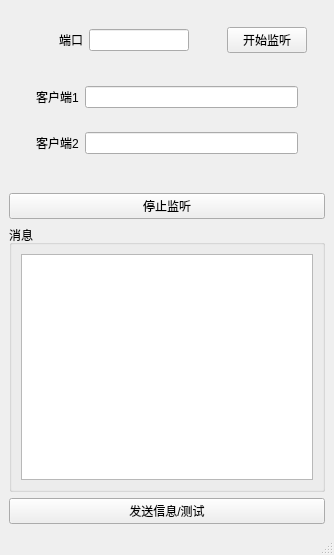
<?xml version="1.0" encoding="UTF-8"?>
<ui version="4.0">
 <class>MainWindow</class>
 <widget class="QMainWindow" name="MainWindow">
  <property name="geometry">
   <rect>
    <x>0</x>
    <y>0</y>
    <width>334</width>
    <height>555</height>
   </rect>
  </property>
  <property name="windowTitle">
   <string>MainWindow</string>
  </property>
  <widget class="QWidget" name="centralwidget">
   <layout class="QVBoxLayout" name="verticalLayout_4">
    <item>
     <widget class="QWidget" name="widget_5" native="true">
      <layout class="QVBoxLayout" name="verticalLayout_3">
       <item>
        <widget class="QWidget" name="widget" native="true">
         <layout class="QHBoxLayout" name="horizontalLayout">
          <item>
           <spacer name="horizontalSpacer_2">
            <property name="orientation">
             <enum>Qt::Horizontal</enum>
            </property>
            <property name="sizeHint" stdset="0">
             <size>
              <width>40</width>
              <height>20</height>
             </size>
            </property>
           </spacer>
          </item>
          <item>
           <widget class="QLabel" name="port_label">
            <property name="text">
             <string>端口</string>
            </property>
           </widget>
          </item>
          <item>
           <widget class="QLineEdit" name="port_line"/>
          </item>
          <item>
           <spacer name="horizontalSpacer">
            <property name="orientation">
             <enum>Qt::Horizontal</enum>
            </property>
            <property name="sizeHint" stdset="0">
             <size>
              <width>40</width>
              <height>20</height>
             </size>
            </property>
           </spacer>
          </item>
          <item>
           <widget class="QPushButton" name="listen_button">
            <property name="text">
             <string>开始监听</string>
            </property>
           </widget>
          </item>
         </layout>
        </widget>
       </item>
       <item>
        <widget class="QWidget" name="widget_4" native="true">
         <layout class="QVBoxLayout" name="verticalLayout">
          <item>
           <widget class="QWidget" name="widget_2" native="true">
            <layout class="QHBoxLayout" name="horizontalLayout_2">
             <item>
              <widget class="QLabel" name="client1">
               <property name="text">
                <string>客户端1</string>
               </property>
              </widget>
             </item>
             <item>
              <widget class="QLineEdit" name="cli1_info"/>
             </item>
            </layout>
           </widget>
          </item>
          <item>
           <widget class="QWidget" name="widget_3" native="true">
            <layout class="QHBoxLayout" name="horizontalLayout_3">
             <item>
              <widget class="QLabel" name="client2">
               <property name="text">
                <string>客户端2</string>
               </property>
              </widget>
             </item>
             <item>
              <widget class="QLineEdit" name="cli2_info"/>
             </item>
            </layout>
           </widget>
          </item>
         </layout>
        </widget>
       </item>
      </layout>
     </widget>
    </item>
    <item>
     <widget class="QWidget" name="widget_6" native="true"/>
    </item>
    <item>
     <widget class="QPushButton" name="stop">
      <property name="text">
       <string>停止监听</string>
      </property>
     </widget>
    </item>
    <item>
     <widget class="QGroupBox" name="game_info">
      <property name="title">
       <string>消息</string>
      </property>
      <layout class="QVBoxLayout" name="verticalLayout_2">
       <item>
        <widget class="QTextEdit" name="game_text"/>
       </item>
      </layout>
     </widget>
    </item>
    <item>
     <widget class="QPushButton" name="testButton">
      <property name="text">
       <string>发送信息/测试</string>
      </property>
     </widget>
    </item>
   </layout>
  </widget>
  <widget class="QStatusBar" name="statusbar"/>
 </widget>
 <resources/>
 <connections/>
</ui>
